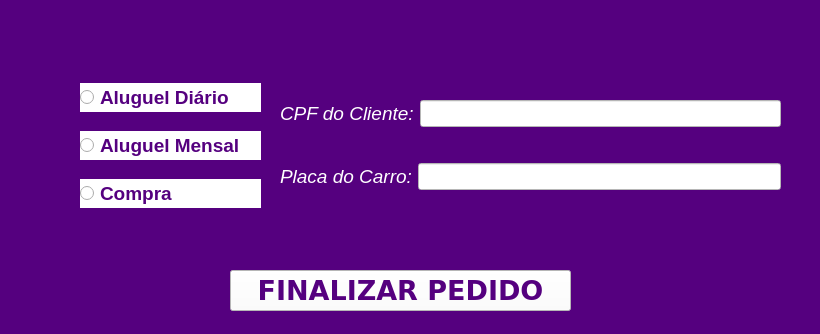
<?xml version="1.0" encoding="UTF-8"?>
<ui version="4.0">
 <class>MainWindow</class>
 <widget class="QMainWindow" name="MainWindow">
  <property name="geometry">
   <rect>
    <x>0</x>
    <y>0</y>
    <width>820</width>
    <height>334</height>
   </rect>
  </property>
  <property name="windowTitle">
   <string>MainWindow</string>
  </property>
  <property name="styleSheet">
   <string notr="true">background-color: rgb(85, 0, 127);</string>
  </property>
  <widget class="QWidget" name="centralwidget">
   <widget class="QPushButton" name="finalizar">
    <property name="geometry">
     <rect>
      <x>230</x>
      <y>270</y>
      <width>341</width>
      <height>41</height>
     </rect>
    </property>
    <property name="font">
     <font>
      <family>Verdana</family>
      <pointsize>20</pointsize>
      <weight>75</weight>
      <bold>true</bold>
     </font>
    </property>
    <property name="styleSheet">
     <string notr="true">background-color: rgb(255, 255, 255);
color: rgb(85, 0, 127);
alineItens:center;</string>
    </property>
    <property name="text">
     <string>FINALIZAR PEDIDO</string>
    </property>
   </widget>
   <widget class="QWidget" name="">
    <property name="geometry">
     <rect>
      <x>80</x>
      <y>70</y>
      <width>181</width>
      <height>151</height>
     </rect>
    </property>
    <layout class="QVBoxLayout" name="verticalLayout">
     <item>
      <widget class="QRadioButton" name="alugueld">
       <property name="font">
        <font>
         <pointsize>14</pointsize>
         <weight>75</weight>
         <bold>true</bold>
        </font>
       </property>
       <property name="styleSheet">
        <string notr="true">background-color: rgb(255, 255, 255);
color: rgb(85, 0, 127);</string>
       </property>
       <property name="text">
        <string>Aluguel Diário</string>
       </property>
      </widget>
     </item>
     <item>
      <widget class="QRadioButton" name="aluguelm">
       <property name="font">
        <font>
         <pointsize>14</pointsize>
         <weight>75</weight>
         <bold>true</bold>
        </font>
       </property>
       <property name="styleSheet">
        <string notr="true">background-color: rgb(255, 255, 255);
color: rgb(85, 0, 127);</string>
       </property>
       <property name="text">
        <string>Aluguel Mensal</string>
       </property>
      </widget>
     </item>
     <item>
      <widget class="QRadioButton" name="compra">
       <property name="font">
        <font>
         <pointsize>14</pointsize>
         <weight>75</weight>
         <bold>true</bold>
        </font>
       </property>
       <property name="styleSheet">
        <string notr="true">background-color: rgb(255, 255, 255);
color: rgb(85, 0, 127);</string>
       </property>
       <property name="text">
        <string>Compra</string>
       </property>
      </widget>
     </item>
    </layout>
   </widget>
   <widget class="QWidget" name="">
    <property name="geometry">
     <rect>
      <x>280</x>
      <y>70</y>
      <width>501</width>
      <height>151</height>
     </rect>
    </property>
    <layout class="QVBoxLayout" name="verticalLayout_2">
     <item>
      <layout class="QHBoxLayout" name="horizontalLayout">
       <item>
        <widget class="QLabel" name="label_5">
         <property name="font">
          <font>
           <pointsize>14</pointsize>
           <italic>true</italic>
          </font>
         </property>
         <property name="styleSheet">
          <string notr="true">color: rgb(255, 255, 255);</string>
         </property>
         <property name="text">
          <string>CPF do Cliente:</string>
         </property>
        </widget>
       </item>
       <item>
        <widget class="QLineEdit" name="cpf">
         <property name="font">
          <font>
           <pointsize>12</pointsize>
          </font>
         </property>
         <property name="styleSheet">
          <string notr="true">background-color: rgb(255, 255, 255);
color: rgb(0, 0, 0);</string>
         </property>
        </widget>
       </item>
      </layout>
     </item>
     <item>
      <layout class="QHBoxLayout" name="horizontalLayout_2">
       <item>
        <widget class="QLabel" name="label_6">
         <property name="font">
          <font>
           <pointsize>14</pointsize>
           <italic>true</italic>
          </font>
         </property>
         <property name="styleSheet">
          <string notr="true">color: rgb(255, 255, 255);</string>
         </property>
         <property name="text">
          <string>Placa do Carro:</string>
         </property>
        </widget>
       </item>
       <item>
        <widget class="QLineEdit" name="placa">
         <property name="font">
          <font>
           <pointsize>12</pointsize>
          </font>
         </property>
         <property name="styleSheet">
          <string notr="true">background-color: rgb(255, 255, 255);
color: rgb(0, 0, 0);</string>
         </property>
        </widget>
       </item>
      </layout>
     </item>
    </layout>
   </widget>
  </widget>
 </widget>
 <resources/>
 <connections/>
</ui>
